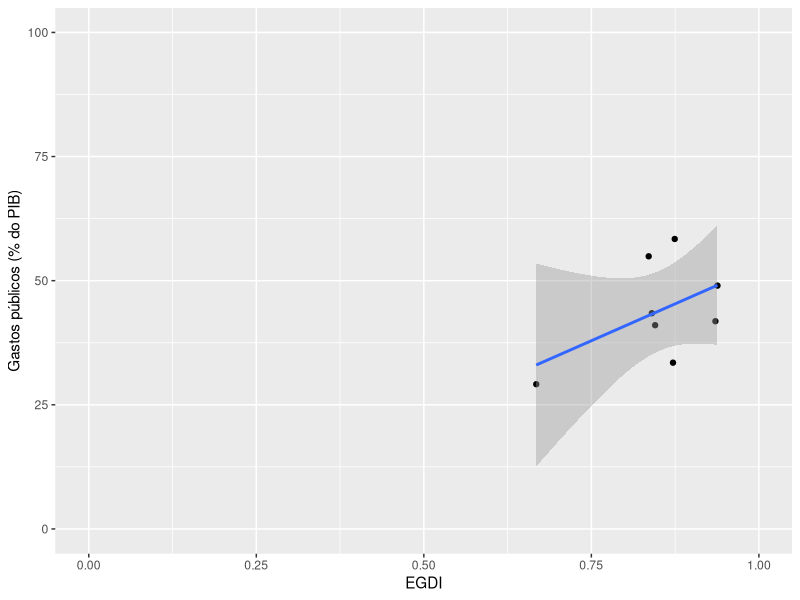

Write R code to recreate this figure.
library(tidyverse)
library(readxl)

egdi <- read.csv('EGOV_DATA_2024.csv') %>% 
    select(Country.Name, E.Government.Index) %>%
    arrange(Country.Name)

gastos_publicos <- read_excel('imf_government_expenditure.xls') %>% 
    arrange(Country)

setdiff(gastos_publicos$Country, egdi$Country.Name)

gastos_publicos <- gastos_publicos %>% 
    mutate(Country = case_when(
        Country == 'Vietnam' ~ 'Viet Nam',
        Country == 'Georgia' ~ 'Georgia (Country)',
        Country == 'China, People\'s Republic of' ~ 'China',
        Country == 'China, People\'s Republic of' ~ 'China',
        Country == 'Republic of Congo' ~ 'Congo',
        Country == 'Türkiye, Republic of' ~ 'Türkiye',
        Country == "Micronesia, Fed. States of" ~ "Micronesia (Federated States of)",
        Country == "United States" ~ "United States of America",
        Country == "United Kingdom" ~ "United Kingdom of Great Britain and Northern Ireland",
        Country == "Tanzania" ~ "United Republic of Tanzania",
        Country == "Slovak Republic" ~ "Slovakia",
        Country == "Moldova" ~ "Republic of Moldova",
        Country == "Kyrgyz Republic" ~ "Kyrgyzstan",
        Country == "Korea, Republic of" ~ "Republic of Korea",
        Country == "Iran" ~ "Iran (Islamic Republic of)",
        TRUE ~ Country
    ))

setdiff(gastos_publicos$Country, egdi$Country.Name)

gastos_publicos <- gastos_publicos %>%
    filter(Country %in% egdi$Country.Name)

egdi <- egdi %>%
    filter(Country.Name %in% gastos_publicos$Country)

df <- data.frame(
    egdi = egdi$E.Government.Index,
    gastos_publicos = gastos_publicos$Percentage
)

ggplot(df, aes(egdi, gastos_publicos)) +
    geom_point() +
    geom_smooth(method = 'lm') +
    coord_cartesian(ylim = c(0, 100), xlim = c(0, 1)) +
    labs(
        x = 'EGDI',
        y = 'Gastos públicos (% do PIB)'
    )